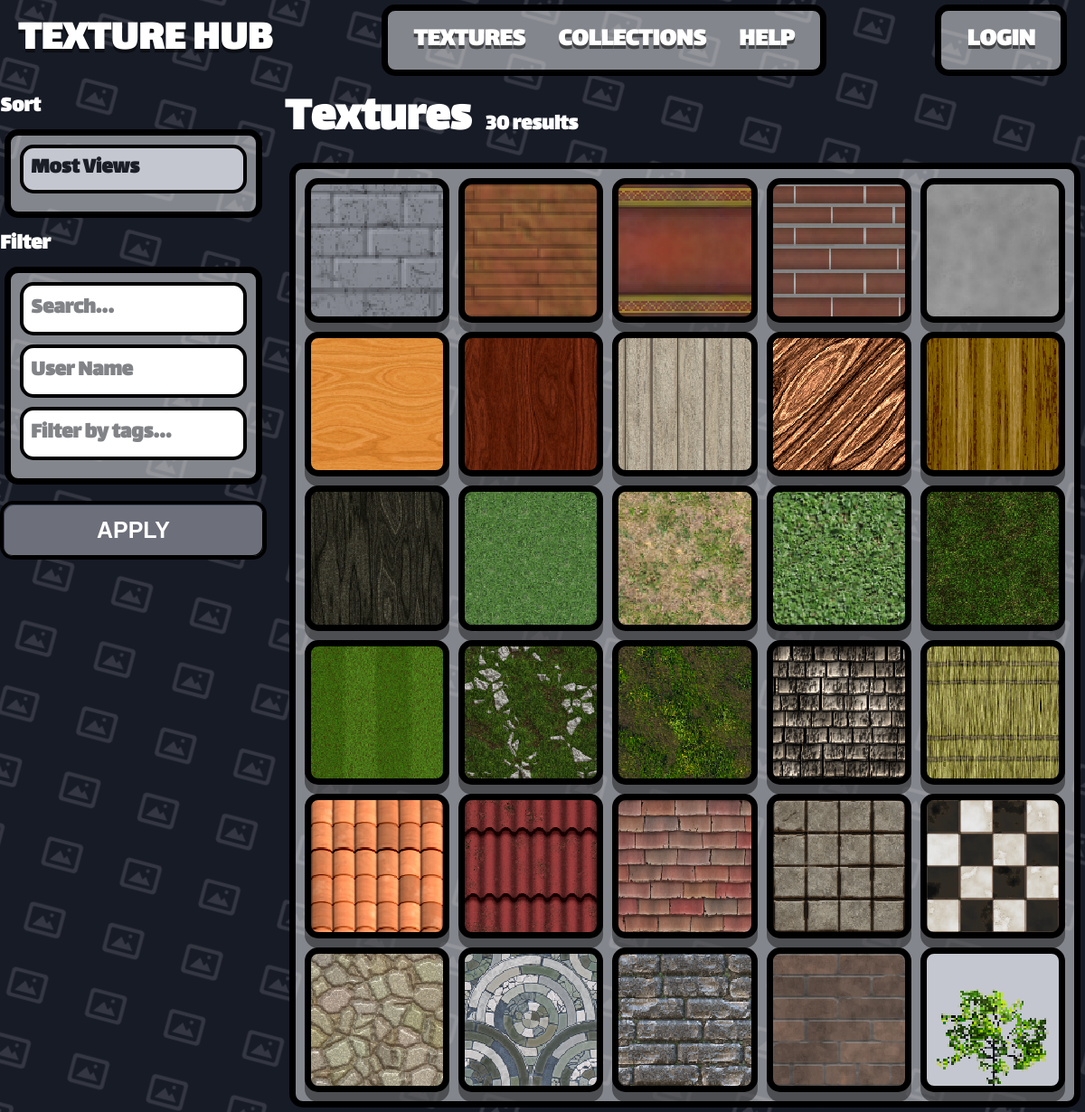
Page /0 on the earlier database version.
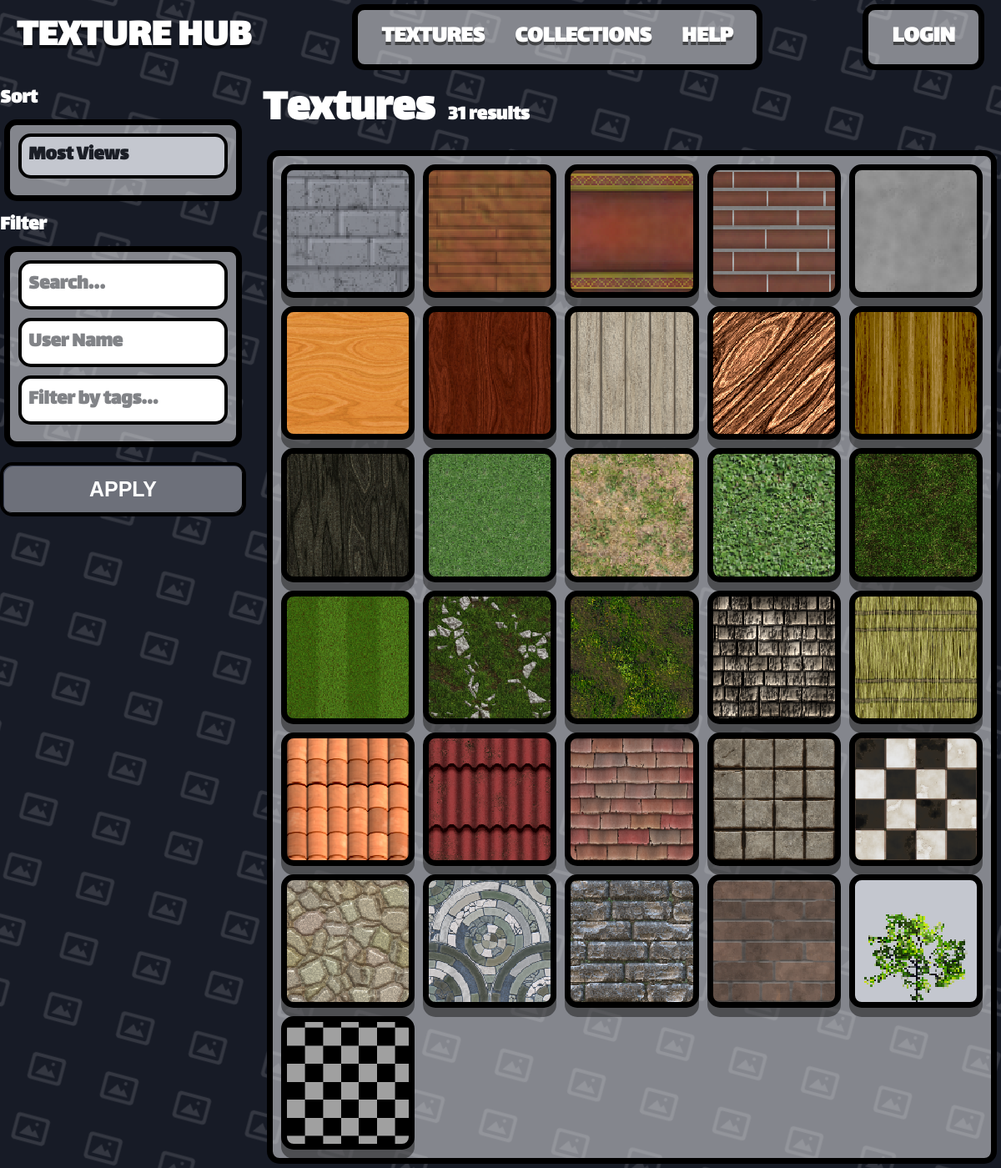
Same page on the later database version.
### app.py (models this page shows)
class Texture(db.Model):
    __tablename__ = 'Texture'
    texture_id = db.Column(db.Integer, primary_key=True)
    texture_name = db.Column(db.String(80), unique=True, nullable=False)
    texture_address = db.Column(db.String(120), nullable=False)
    texture_user_id = db.Column(db.Integer, default=0)
    texture_tags = db.Column(db.String(200), nullable=True)

### app.py (the view)
@app.route('/<int:page>', methods=["POST", "GET"])
def home(page=0):
    if page == 0:
        page_items = Texture.query.all()
        name_field = 'texture_name'
        tags_field = 'texture_tags'
        owner_field = 'texture_user_id'
    elif page == 1:
        page_items = Collection.query.all()
        name_field = 'collection_name'
        tags_field = None
        owner_field = 'collection_user_id'
    else:
        page_items = []
        name_field = None
        tags_field = None
        owner_field = None
    search_query = ''
    tag_query = ''
    user_query = ''
    filtered_items = page_items
    sort = "views"
    if request.method == 'POST':
        sort = request.form.get('sort','')
        search_query = request.form.get('search', '').strip()
        tag_query = request.form.get('tags', '').strip()
        user_query = request.form.get('user', '').strip()
    else:
        search_query = request.args.get('search', '').strip()
        tag_query = request.args.get('tags', '').strip()
        user_query = request.args.get('user', '').strip()
    if search_query and len(search_query) < 20:
        lower_search = search_query.lower()
        matched_by_name = [
            item for item in page_items
            if lower_search in (getattr(item, name_field, '') or '').lower()
        ]
    else:
        matched_by_name = page_items
    if user_query and owner_field and len(user_query) < 20:
        owner = User.query.filter_by(user_name=user_query).first()
        if owner:
            matched_by_user = [
                item for item in page_items
                if getattr(item, owner_field, None) == owner.user_id
            ]
        else:
            matched_by_user = []
    else:
        matched_by_user = page_items
    if tags_field and tag_query and len(tag_query) < 20:
        selected_tags = [
            tag.strip().lower()
            for tag in tag_query.split(',')
            if tag.strip()
        ]
        matched_by_tags = []
        for item in page_items:
            raw_tags = getattr(item, tags_field, '') or ''
            item_tag_list = [
                tag.strip().lower()
                for tag in raw_tags.split(',')
                if tag.strip()
            ]
            if any(tag in item_tag_list for tag in selected_tags):
                matched_by_tags.append(item)
    else:
        matched_by_tags = page_items
    filtered_items = [
        item for item in page_items
        if item in matched_by_name and item in matched_by_tags and item in matched_by_user
    ]
    if sort == 'downloads':
            filtered_items = sorted(
                filtered_items,
                key=lambda item: getattr(item, 'downloads', 0) or 0,
                reverse=True
            )
    elif sort in ('ascending', 'acending'):
        filtered_items = sorted(
            filtered_items,
            key=lambda item: (getattr(item, name_field, '') or '').lower()
        )
    elif sort in ('descending', 'decending'):
        filtered_items = sorted(
            filtered_items,
            key=lambda item: (getattr(item, name_field, '') or '').lower(),
            reverse=True
        )
    else:  # default / 'views'
        filtered_items = sorted(
            filtered_items,
            key=lambda item: getattr(item, 'views', 0) or 0,
            reverse=True
        )
    return render_template(
        'home.html',
        user=get_current_user(),
        items=filtered_items,
        page=page,
        search_query=search_query,
        tag_query=tag_query,
        user_query=user_query
    )

### app.py (called while the page is built)
def get_current_user():
    user_id = session.get('user_id')
    if user_id is None:
        return None
    return User.query.get(user_id)

@app.template_filter('texture_url')
def texture_image_url(address):
    if not address:
        return DEFAULT_TEXTURE_URL
    addr = str(address).strip().replace('\\', '/')
    if addr.startswith('/static/images/'):
        rel = addr[len('/static/images/') :]
    elif addr.startswith('static/images/'):
        rel = addr[len('static/images/') :]
    else:
        rel = os.path.basename(addr)
    rel = os.path.basename(rel)
    if not rel or rel.startswith('.'):
        return DEFAULT_TEXTURE_URL
    full = os.path.join(STATIC_IMAGES_DIR, rel)
    if os.path.isfile(full):
        return f'/static/images/{rel}'
    return DEFAULT_TEXTURE_URL

### templates/home.html (shortened to what this page needs)
{% extends "template.html" %}
{% block content %}
<div class="th-textures-layout">
    <aside class="th-sidebar">
        <form action="/{{ page }}" method="post">
            <label class="th-label" for="sort">Sort</label>
            <div class="container">
                <div class="th-filter-group">
                    <select class="th-input th-select" id="sort" name="sort">
                        <option value="views">Most Views</option>
                    </select>
                </div>
            </div>
            <label class="th-label" for="search">Filter</label>
            <div class="container">
                <div class="th-filter-group">
                    <input class="th-input" id="search" type="text" name="search" placeholder="Search..." value="{{ search_query }}">
                </div>
                <div class="th-filter-group">
                    <input class="th-input" id="user" type="text" name="user" placeholder="User Name" value="{{ user_query }}">
                </div>
                <div class="th-filter-group">
                    <input class="th-input" id="tags" type="text" name="tags" placeholder="Filter by tags..." value="{{ tag_query }}">
                </div>
            </div>
            <button class="th-btn th-btn-block" type="submit">Apply</button>
        </form>
    </aside>
    <section class="th-textures-main">
        <div class="th-textures-header">
            <h1>{% if page == 1 %}Collections{% else %}Textures{% endif %}</h1>
            <div class="th-results-count">{{ items|length }} results</div>
        </div>
        <div class="container">
            <div class="th-grid-scroll">
                <div class="th-texture-grid">
                    {% for item in items %}
                        {% if page == 0 %}
                            {% include "texture_template.html" %}
                        {% elif page == 1 %}
                            {% include "collection_template.html" %}
                        {% endif %}
                    {% endfor %}
                </div>
            </div>
        </div>
    </section>
</div>
{% endblock %}

### templates/template.html (shortened to what this page needs)
<!DOCTYPE html>
<html lang="en">
<head>
    <link rel="stylesheet" href="https://cdnjs.cloudflare.com/ajax/libs/font-awesome/6.5.2/css/all.min.css">
    <link rel="stylesheet" href="/static/style.css">
</head>
<body class="th-body">
    {% if request.endpoint not in ('login', 'signup') %}
    <header class="th-navbar">
        <a href="/" class="th-brand">TEXTURE HUB</a>
        <div class="container">
            <ul class="th-nav-links">
                <li><a href="/0" class="th-nav-link {% if request.path == '/' %}is-active{% endif %}">TEXTURES</a></li>
                <li><a href="/1" class="th-nav-link {% if request.path == '/collections' %}is-active{% endif %}">COLLECTIONS</a></li>
                <li><a href="/1" class="th-nav-link {% if request.path == '/collections' %}is-active{% endif %}">HELP</a></li>
            </ul>
        </div>
        <div class="container">
            <ul class="th-nav-links">
                {% if user %}
                    <li><a class="th-nav-link" href="/user/{{ user.user_name }}">{{ user.user_name }}</a></li>
                {% else %}
                    <li><a href="/login" class="th-nav-link {% if request.path == '/' %}is-active{% endif %}">Login</a></li>
                {% endif %}
            </ul>
        </div>
    </header>
    {% endif %}
    <main class="th-page">
        {% block content %}
        {% endblock %}
    </main>
</body>
</html>

### templates/texture_template.html
<a href="/texture/{{ item.texture_id }}" class="item" style="background-image: url('{{ item.texture_address | texture_url }}'); background-size: cover; background-position: center; background-repeat: no-repeat;">
    <div class="item-thumb"></div>
</a>

Differences in the rows shown:
added Texture: shows a picture
Other differences:
{{ items|length }}: "30" → "31"
